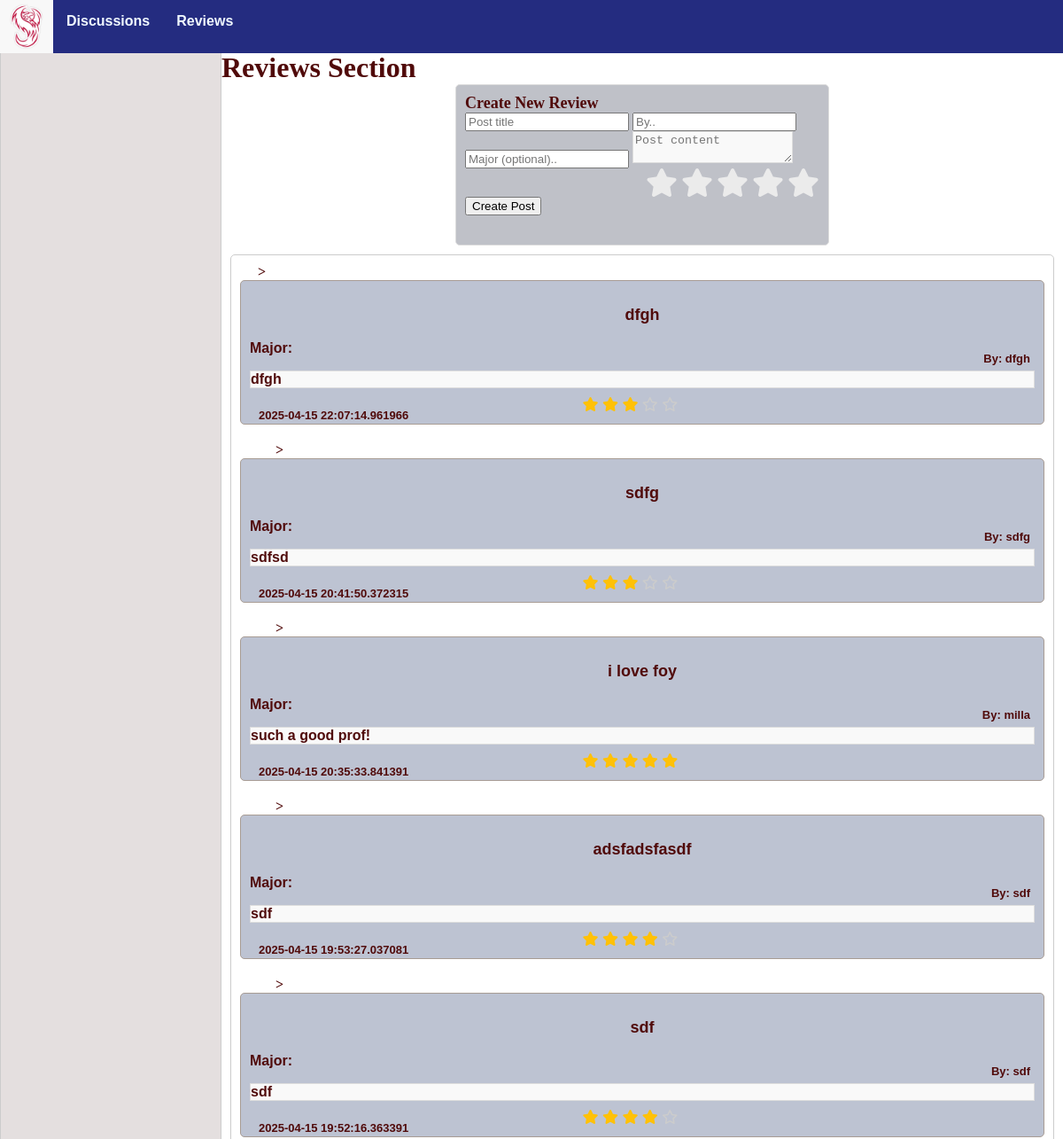
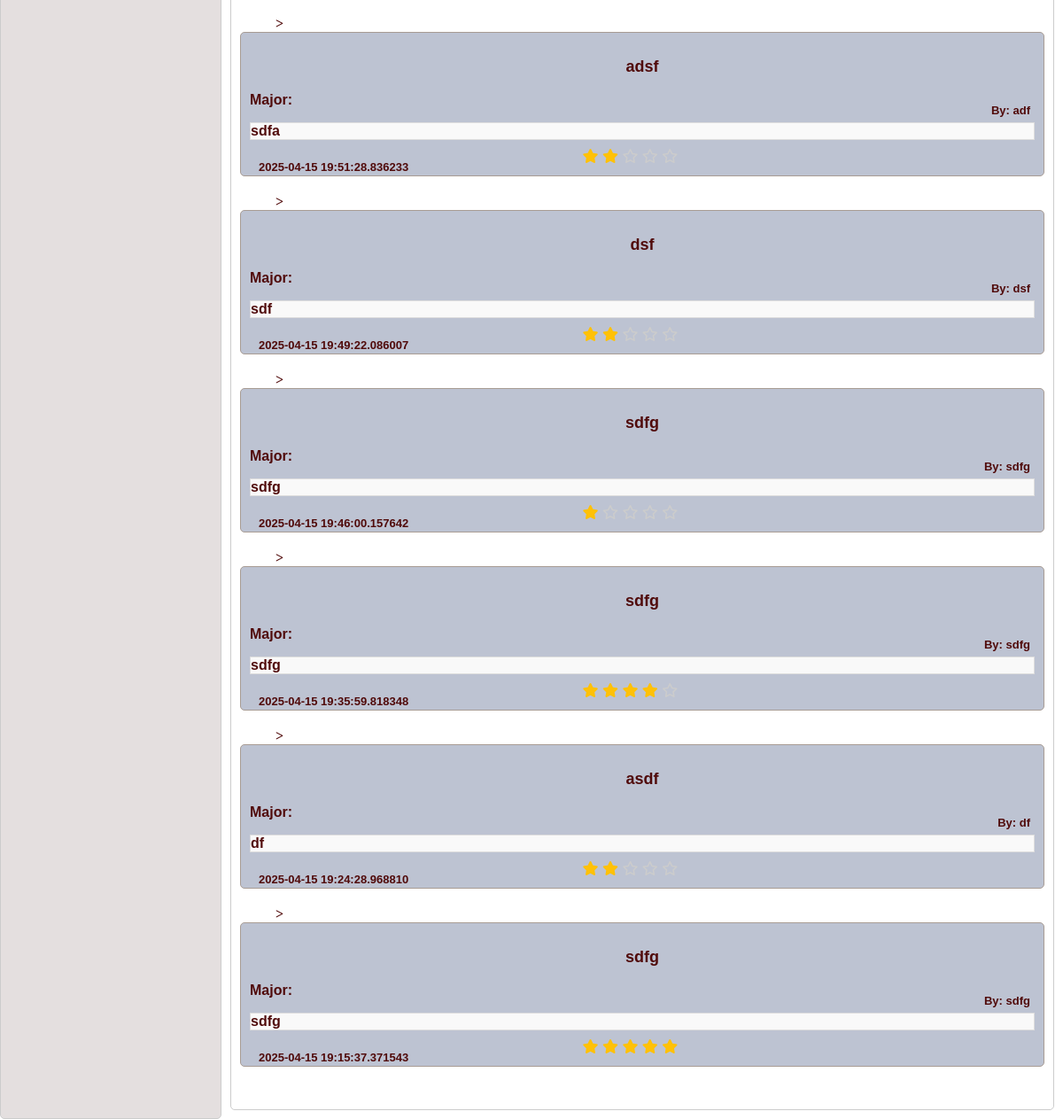
The app's page /reviews with its own data (2 pictures, top to bottom).
### models.py (models this page shows, shortened)
class Review(db.Model):
    id = db.Column(db.Integer, primary_key=True)
    title = db.Column(db.String(255), nullable=False)
    content = db.Column(db.Text, nullable=False)
    created_at = db.Column(db.DateTime, default=db.func.current_timestamp())
    rating = db.Column(db.Integer, nullable=False)
    author = db.Column(db.Text, nullable=False)
    comments = db.relationship('Comment', backref='review', cascade="all, delete-orphan", lazy=True)
    major = db.Column(db.Text, nullable=False)

### app.py (the view)
@app.route('/reviews')
def reviews():
    reviews=Review.query.order_by(Review.created_at.desc()).all()
    reviews_data=[]
    for review in reviews:
        reviews_data.append({
            'id': review.id,
            'title': review.title,
            'author': review.author,
            'created_at': review.created_at,
            'content': review.content,
            'rating': review.rating,
        })
    return render_template('reviews.html', reviews=reviews_data)

### templates/reviews.html (shortened to what this page needs)
{% extends "base.html" %}
{%block head%}
    {{ super() }}
    <link rel="stylesheet" href="https://cdnjs.cloudflare.com/ajax/libs/font-awesome/6.7.2/css/all.min.css">
    <link rel="stylesheet" href="{{ url_for('static', filename='styles/reviews.css') }}">
{% endblock %}
{%block content %}
    <div class="container">
        <div class="sidebar">
            <br><p1 style="text-align:center;">Navigation</p1>
        </div>
        <div class="space">
            <br>
            <p2>Reviews Section</p2>
            <div class="main">
                <div class="add_post">
                    <p1>Create New Review</p1>
                    <form id="form">
                        <input type="text" id="title" placeholder="Post title" required maxlength="50">
                        <input type="text" id="author" placeholder="By.." required maxlength="50">
                        <input type="text" id="major" placeholder="Major (optional).." maxlength="50">
                        <textarea id="content" placeholder="Post content" required></textarea>
                        <div class="rating_container">
                            <div class="rating">
                                <label for="star5"><i class="fa-solid fa-star"></i></label>
                                <label for="star4"><i class="fa-solid fa-star"></i></label>
                                <label for="star3"><i class="fa-solid fa-star"></i></label>
                                <label for="star2"><i class="fa-solid fa-star"></i></label>
                                <label for="star1"><i class="fa-solid fa-star"></i></label>
                            </div>
                        </div>
                        <button id="submitReview">Create Post</button>
                    </form>
                </div>
            </div>
            <div class="list-group">
                {% for review in reviews %}
                    <a href="{{ url_for('rev_posts', review_id=review.id) }}" class = "list-group-item">>
                        <div class="whereithappens">
                            <div id="header">
                                <p id="title">{{review.title}}</p1>
                                <p id="author">By: {{review.author}}</p>
                                <p id="major">Major: {{review.major}}</p>
                            </div>
                            <p id="content">{{review.content}}</p>
                            <div id="information">
                                <p id="created_at">{{review.created_at}}</p>
                                <div class="stars">
                                    {% for _ in range(review.rating|int) %}
                                        <i class="fa-solid fa-star" style = "color: #ffc107"></i>
                                    {% endfor %}
                                    {% for _ in range(5 - review.rating|int) %}
                                        <i class="fa-regular fa-star" style = "color: #ccc"></i>
                                    {% endfor %}
                                </div>
                            </div>
                        </div>
                    </a>
                {% endfor %}
            </div>
        </div>
    </div>
{%endblock%}

### static/styles/base.css (style rules this page uses)
body { margin:0; padding: 0; }
p1 { color:rgb(80, 10, 10); font-weight: bold; font-size:large; }
p2 { color:rgb(80, 10, 10); font-weight: bold; font-size:xx-large; text-align:center; }
a { color:rgb(80, 10, 10); font-weight: bold; font-size:medium; text-decoration: none; }
.container { display: grid; grid-template-columns: 250px 1fr; height: 100vh; }
.sidebar { background:#e4dfdf; border: 1px solid #ccc; border-radius: 5px; }
.space { padding-top: 40px; }
.add_post { height: 20vh; width: 50vh; background-color:#bfc1c8; margin: auto; padding: 10px; border: 1px solid #ddd; border-radius: 5px; }
.list-group { background-color: #ffffff; border: 1px solid #ccc; padding: 10px; margin: 10px ; border-radius: 5px; }
.list-group-item { padding: 10px; margin: 10px ; }
.whereithappens { padding: 10px; background-color: #bdc3d2; border: 1px solid #a89c94; margin-bottom: 20px; border-radius: 5px; font-family: Verdana, Geneva, Tahoma, sans-serif; }
#content { border: 1px solid #ddd; margin: auto; background-color: #f9f9f9; }
#header #title { color:rgb(80, 10, 10); font-weight: bolder; font-size:large; text-align: center; }
#header #author { color:rgb(80, 10, 10); font-weight: bold; font-size:small; margin-right:5px; position:relative; float:right; }
#information { display: grid; grid-template-columns: repeat(3, auto); padding: 5px; margin: 5px; height:10px; }
#information p { font-size: small; }

### static/styles/reviews.css (style rules this page uses)
.rating_container .rating { direction: rtl; }
.rating_container .rating label { display: inline-block; cursor: pointer; color: #ebebeb; }
.rating_container .rating label i { font-size: 2rem; transition: 0.1s ease-in }

### records on screen
Review: title "dfgh", author "dfgh", content "dfgh", created_at "2025-04-15 22:07:14.961966"
Review: title "sdfg", author "sdfg", content "sdfsd", created_at "2025-04-15 20:41:50.372315"
Review: title "i love foy", author "milla", content "such a good prof!", created_at "2025-04-15 20:35:33.841391"
Review: title "adsfadsfasdf", author "sdf", content "sdf", created_at "2025-04-15 19:53:27.037081"
Review: title "sdf", author "sdf", content "sdf", created_at "2025-04-15 19:52:16.363391"
Review: title "adsf", author "adf", content "sdfa", created_at "2025-04-15 19:51:28.836233"
Review: title "dsf", author "dsf", content "sdf", created_at "2025-04-15 19:49:22.086007"
Review: title "sdfg", author "sdfg", content "sdfg", created_at "2025-04-15 19:46:00.157642"
Review: title "sdfg", author "sdfg", content "sdfg", created_at "2025-04-15 19:35:59.818348"
Review: title "asdf", author "df", content "df", created_at "2025-04-15 19:24:28.968810"
Review: title "sdfg", author "sdfg", content "sdfg", created_at "2025-04-15 19:15:37.371543"
